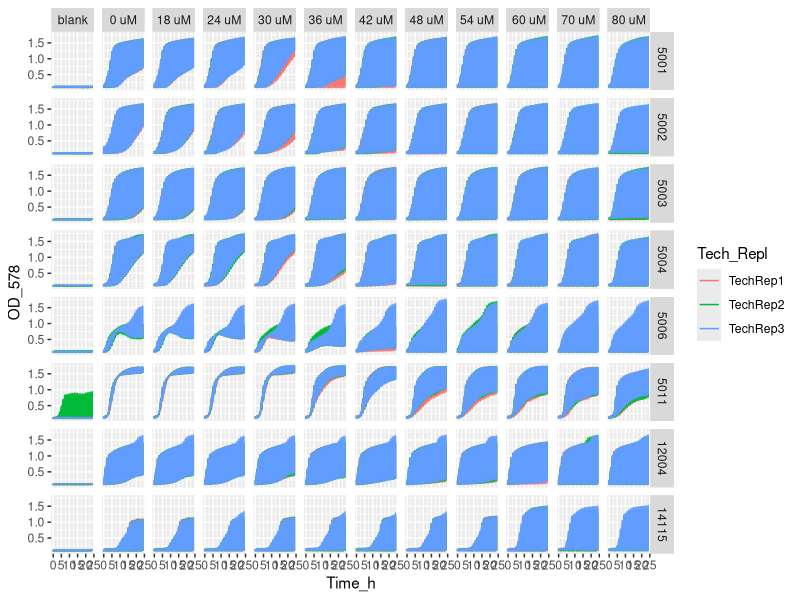
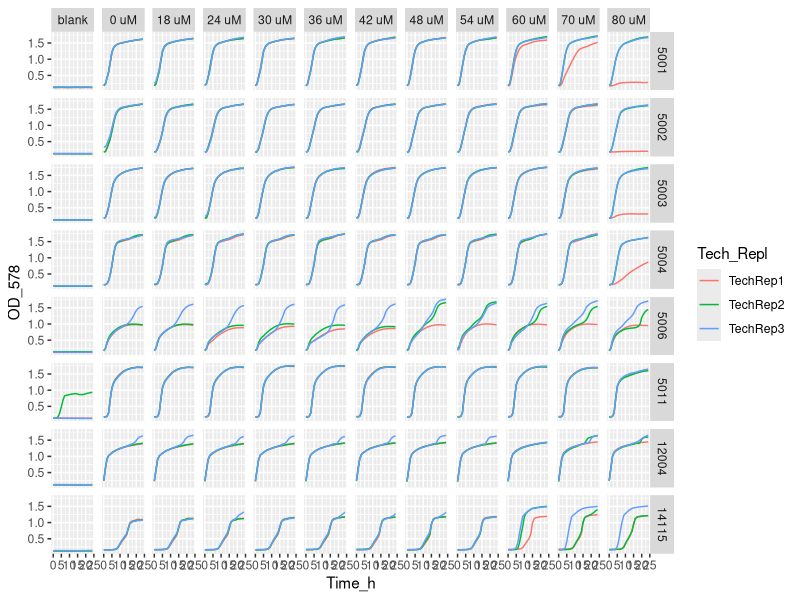
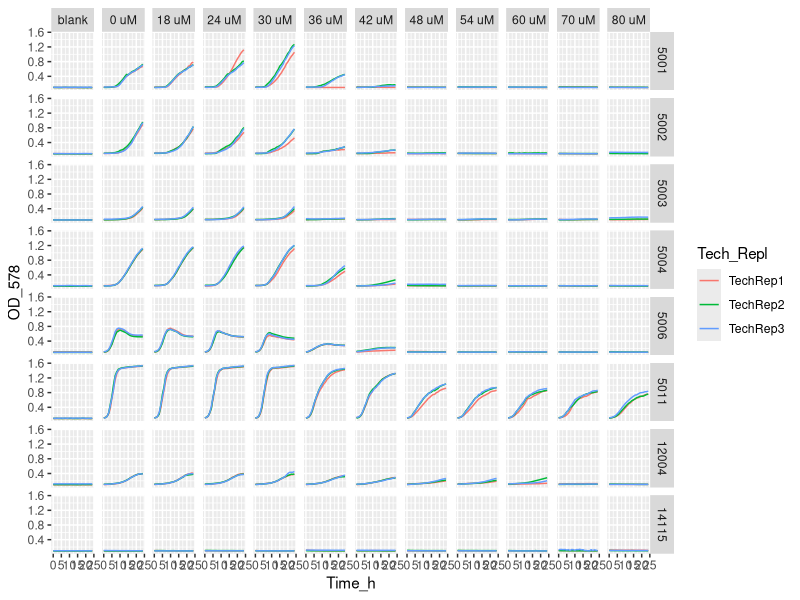
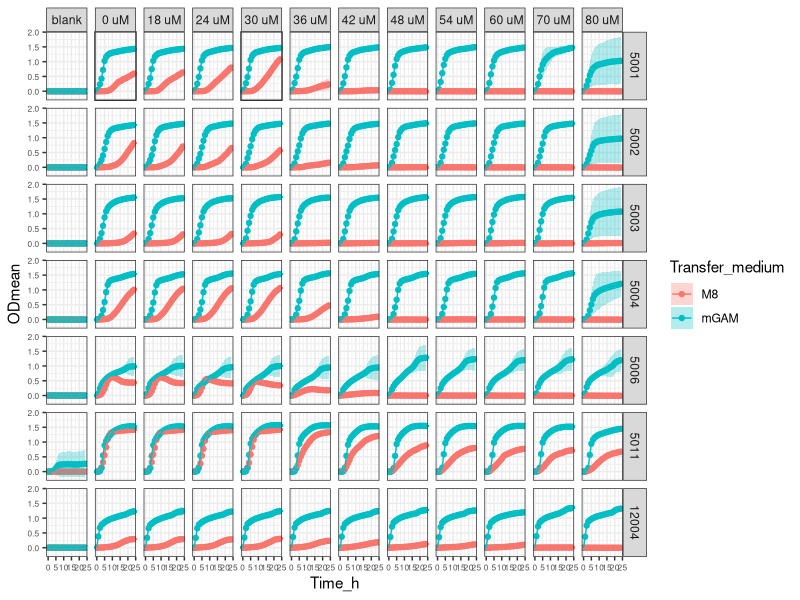

Write the R code that produced these figures, in order.
setwd("~/ITQB/Plate readings/Exp9_6plates_17112023")

library(tidyverse)

library(readxl)
Exp9 <- Exp9_6plates_17112023 <- read_excel("Exp9_6plates_17112023_final_final.xlsx")
View(Exp9) 

Exp9_v1 <- Exp9 %>%
  pivot_longer(names_to = "Condition", values_to = "OD_578", cols = -Time_h)
Exp9_v1
View(Exp9_v1)


Exp9_v2 <- separate(Exp9_v1, Condition, 
                     c("Strain",
                       "Transfer_medium",
                       "Zn_condition", 
                       "Tech_Repl",
                       "Biol_Repl",
                       "TPEN_conc",
                       "Well_number"), 
                     sep = "_", remove = FALSE,
                     convert = FALSE)
View(Exp9_v2)

Exp9_v2$OD_578 <- as.numeric (Exp9_v2$OD_578) #Because OD_578 values are character

Exp9_v2$TPEN_conc <- factor(Exp9_v2$TPEN_conc, levels = c("ctrTPENcells",
                                                            "ctrTPEN",
                                                            "3.6",
                                                            "4.8",
                                                            "6",
                                                            "7.2",
                                                            "8.4",
                                                            "9.6",
                                                            "10.8",
                                                            "12",
                                                            "14",
                                                            "16"))

Exp9_v2 <- Exp9_v2 %>% mutate(TPEN_conc = recode (TPEN_conc,
                                                    "ctrTPENcells" = "blank" ,
                                                    "ctrTPEN" = "0 uM",
                                                    "3.6"= "18 uM",
                                                    "4.8"= "24 uM",
                                                    "6" = "30 uM",
                                                    "7.2" = "36 uM",
                                                    "8.4" = "42 uM",
                                                    "9.6" = "48 uM",
                                                    "10.8" = "54 uM",
                                                    "12" = " 60 uM",
                                                    "14" = "70 uM",
                                                    "16" = "80 uM"))

Exp9_v2$Strain <- factor(Exp9_v2$Strain, levels = c("5001",
                                                    "5002",
                                                    "5003",
                                                    "5004",
                                                    "5006",
                                                    "5011",
                                                    "12004",
                                                    "14115"))

Exp9_v2 %>%
  ggplot(aes(x= Time_h, y=OD_578, color = Tech_Repl)) +
  geom_line() +
  facet_grid (Strain ~ TPEN_conc)

#TechRep plot - mGAM
Exp9_v2 %>% filter (Transfer_medium == "mGAM") %>%
  ggplot(aes(x= Time_h, y=OD_578, color = Tech_Repl)) +
  geom_line() +
  facet_grid (Strain ~ TPEN_conc)

#TechRep plot - M8
Exp9_v2 %>% filter (Transfer_medium == "M8") %>%
  ggplot(aes(x= Time_h, y=OD_578, color = Tech_Repl)) +
  geom_line() +
  facet_grid (Strain ~ TPEN_conc)

Exp9_v3<- Exp9_v2 %>% group_by(Strain, Transfer_medium, Zn_condition, Tech_Repl, Biol_Repl, Well_number) %>%
  mutate(blank = Time_h ==0)

View(Exp9_v3)

Exp9_v4 <- Exp9_v3 %>%
  group_by(Strain, Transfer_medium, Zn_condition, Tech_Repl, Biol_Repl, Well_number) %>%
  mutate(OD = OD_578 - OD_578[blank]) %>%
  ungroup()


View(Exp9_v4)

#Obtain the mean and sd
Exp9_v5 <- Exp9_v4 %>% group_by(Time_h, Strain, Transfer_medium, TPEN_conc) %>%
  summarise(ODmean = mean(OD), sdOD = sd(OD), n())

Exp9_v5$Strain <- factor(Exp9_v5$Strain, levels = c("5001",
                                                     "5002",
                                                     "5003",
                                                     "5004",
                                                     "5006",
                                                     "5011",
                                                     "12004",
                                                     "14115"                    
))


Exp9_v5 <- Exp9_v5 %>% mutate(TPEN_conc = recode (TPEN_conc,
                                                    "ctrTPEN" = "blank" ,
                                                    "ctrTPENcells" = "0 uM",
                                                    "3.6"= "18 uM",
                                                    "4.8"= "24 uM",
                                                    "6" = "30 uM",
                                                    "7.2" = "36 uM",
                                                    "8.4" = "42 uM",
                                                    "9.6" = "48 uM",
                                                    "10.8" = "54 uM",
                                                    "12" = " 60 uM",
                                                    "14" = "70 uM",
                                                    "16" = "80 uM"))


# stocks conc / 0.001(mM --> uM) / d.f (=2)--> conc TPEN (now in the table)



# #plot - mGAM
# Exp9_v5  %>% filter (Transfer_medium == "mGAM") %>%
#   ggplot(aes(x = Time_h,
#              y = ODmean,
#              color = Transfer_medium
#   )) +
#   geom_point() + 
#   geom_line() +
#   geom_ribbon(aes(ymin=ODmean-sdOD, ymax=ODmean+sdOD, fill = Transfer_medium), 
#               alpha = 0.3, colour = NA) + 
#   facet_grid (Strain ~ TPEN_conc) +
#   theme_bw()
# 
# #plot - M8
# Exp9_v5  %>% filter (Transfer_medium == "M8") %>%
#   ggplot(aes(x = Time_h,
#              y = ODmean,
#              color = Transfer_medium
#   )) +
#   geom_point() + 
#   geom_line() +
#   geom_ribbon(aes(ymin=ODmean-sdOD, ymax=ODmean+sdOD, fill = Transfer_medium), 
#               alpha = 0.3, colour = NA) + 
#   facet_grid (Strain ~ TPEN_conc) +
#   theme_bw()

Exp9_v5_filtered <- Exp9_v5 %>% 
  filter(Strain != "14115")

Exp9_v5_filtered  %>%
  ggplot(aes(x = Time_h,
             y = ODmean,
             color = Transfer_medium
  )) +
  geom_point() + 
  geom_line() +
  geom_ribbon(aes(ymin=ODmean-sdOD, ymax=ODmean+sdOD, fill = Transfer_medium),
              alpha = 0.3, colour = NA) +
  facet_grid (Strain ~ TPEN_conc) +
  theme_bw() +
  theme(
    axis.text = element_text(size = 6)  # Decrease the size of the numbers on the axes
  )


